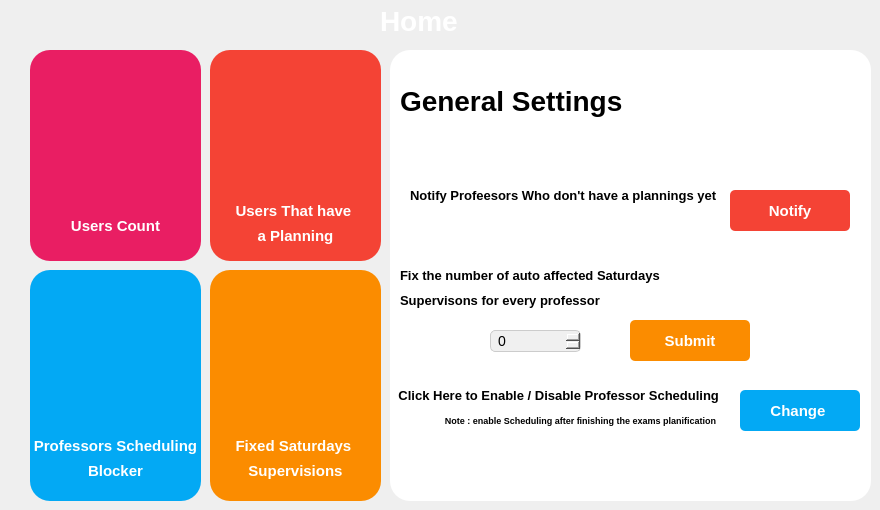
            <widget class="QWidget" name="page_1">
             <widget class="QWidget" name="widget_2" native="true">
              <property name="geometry">
               <rect>
                <x>390</x>
                <y>50</y>
                <width>481</width>
                <height>451</height>
               </rect>
              </property>
              <property name="styleSheet">
               <string notr="true">background-color:white;
border-radius:20px;</string>
              </property>
              <widget class="QPushButton" name="change_prof_status">
               <property name="geometry">
                <rect>
                 <x>350</x>
                 <y>340</y>
                 <width>120</width>
                 <height>41</height>
                </rect>
               </property>
               <property name="font">
                <font>
                 <family>Segoe UI</family>
                 <pointsize>11</pointsize>
                 <weight>75</weight>
                 <bold>true</bold>
                </font>
               </property>
               <property name="styleSheet">
                <string notr="true">
QPushButton#change_prof_status
{
background-color: #03a9f4;  
color :white;
border-radius : 5px;

}

QPushButton#change_prof_status:pressed
{
background-color :#4f93ff;  
}</string>
               </property>
               <property name="text">
                <string>Change </string>
               </property>
              </widget>
              <widget class="QLabel" name="label_29">
               <property name="geometry">
                <rect>
                 <x>0</x>
                 <y>330</y>
                 <width>341</width>
                 <height>31</height>
                </rect>
               </property>
               <property name="font">
                <font>
                 <family>Segoe UI</family>
                 <pointsize>10</pointsize>
                 <weight>75</weight>
                 <bold>true</bold>
                </font>
               </property>
               <property name="styleSheet">
                <string notr="true"/>
               </property>
               <property name="text">
                <string>Click Here to Enable / Disable Professor Scheduling </string>
               </property>
               <property name="alignment">
                <set>Qt::AlignCenter</set>
               </property>
              </widget>
              <widget class="QLabel" name="label_30">
               <property name="geometry">
                <rect>
                 <x>40</x>
                 <y>360</y>
                 <width>301</width>
                 <height>21</height>
                </rect>
               </property>
               <property name="font">
                <font>
                 <family>Segoe UI</family>
                 <pointsize>7</pointsize>
                 <weight>75</weight>
                 <bold>true</bold>
                </font>
               </property>
               <property name="styleSheet">
                <string notr="true"/>
               </property>
               <property name="text">
                <string>Note : enable Scheduling after finishing the exams planification</string>
               </property>
               <property name="alignment">
                <set>Qt::AlignCenter</set>
               </property>
              </widget>
              <widget class="QLabel" name="label_31">
               <property name="geometry">
                <rect>
                 <x>10</x>
                 <y>30</y>
                 <width>271</width>
                 <height>41</height>
                </rect>
               </property>
               <property name="font">
                <font>
                 <family>Segoe UI</family>
                 <pointsize>21</pointsize>
                 <weight>75</weight>
                 <bold>true</bold>
                </font>
               </property>
               <property name="styleSheet">
                <string notr="true"/>
               </property>
               <property name="text">
                <string>General Settings</string>
               </property>
              </widget>
              <widget class="QLabel" name="label_32">
               <property name="geometry">
                <rect>
                 <x>10</x>
                 <y>210</y>
                 <width>271</width>
                 <height>31</height>
                </rect>
               </property>
               <property name="font">
                <font>
                 <family>Segoe UI</family>
                 <pointsize>10</pointsize>
                 <weight>75</weight>
                 <bold>true</bold>
                </font>
               </property>
               <property name="styleSheet">
                <string notr="true"/>
               </property>
               <property name="text">
                <string>Fix the number of auto affected Saturdays </string>
               </property>
               <property name="alignment">
                <set>Qt::AlignLeading|Qt::AlignLeft|Qt::AlignVCenter</set>
               </property>
              </widget>
              <widget class="QLabel" name="label_33">
               <property name="geometry">
                <rect>
                 <x>10</x>
                 <y>240</y>
                 <width>211</width>
                 <height>21</height>
                </rect>
               </property>
               <property name="font">
                <font>
                 <family>Segoe UI</family>
                 <pointsize>10</pointsize>
                 <weight>75</weight>
                 <bold>true</bold>
                </font>
               </property>
               <property name="styleSheet">
                <string notr="true"/>
               </property>
               <property name="text">
                <string>Supervisons for every professor </string>
               </property>
               <property name="alignment">
                <set>Qt::AlignLeading|Qt::AlignLeft|Qt::AlignVCenter</set>
               </property>
              </widget>
              <widget class="QSpinBox" name="sat_spinbox">
               <property name="geometry">
                <rect>
                 <x>100</x>
                 <y>280</y>
                 <width>91</width>
                 <height>22</height>
                </rect>
               </property>
               <property name="font">
                <font>
                 <pointsize>-1</pointsize>
                </font>
               </property>
               <property name="styleSheet">
                <string notr="true">QSpinBox {
    background-color: #f0f0f0;
    border: 1px solid #cccccc;
    border-radius: 5px;
    padding: 2px 5px;
    font-size: 14px;
}

</string>
               </property>
              </widget>
              <widget class="QPushButton" name="submit_saturdays_btn">
               <property name="geometry">
                <rect>
                 <x>240</x>
                 <y>270</y>
                 <width>120</width>
                 <height>41</height>
                </rect>
               </property>
               <property name="font">
                <font>
                 <family>Segoe UI</family>
                 <pointsize>11</pointsize>
                 <weight>75</weight>
                 <bold>true</bold>
                </font>
               </property>
               <property name="styleSheet">
                <string notr="true">
QPushButton#submit_saturdays_btn
{
background-color: #fb8c00;  
color :white;
border-radius : 5px;

}

QPushButton#submit_saturdays_btn:pressed
{
background-color :#fb9118;  
}</string>
               </property>
               <property name="text">
                <string>Submit</string>
               </property>
              </widget>
              <widget class="QLabel" name="label_39">
               <property name="geometry">
                <rect>
                 <x>20</x>
                 <y>130</y>
                 <width>321</width>
                 <height>31</height>
                </rect>
               </property>
               <property name="font">
                <font>
                 <family>Segoe UI</family>
                 <pointsize>10</pointsize>
                 <weight>75</weight>
                 <bold>true</bold>
                </font>
               </property>
               <property name="styleSheet">
                <string notr="true"/>
               </property>
               <property name="text">
                <string>Notify Profeesors Who don't have a plannings yet</string>
               </property>
               <property name="alignment">
                <set>Qt::AlignLeading|Qt::AlignLeft|Qt::AlignVCenter</set>
               </property>
              </widget>
              <widget class="QPushButton" name="notify_all_professors">
               <property name="geometry">
                <rect>
                 <x>340</x>
                 <y>140</y>
                 <width>120</width>
                 <height>41</height>
                </rect>
               </property>
               <property name="font">
                <font>
                 <family>Segoe UI</family>
                 <pointsize>11</pointsize>
                 <weight>75</weight>
                 <bold>true</bold>
                </font>
               </property>
               <property name="styleSheet">
                <string notr="true">
QPushButton#notify_all_professors
{
background-color: #f44335;  
color :white;
border-radius : 5px;

}

QPushButton#notify_all_professors:pressed
{
background-color :#fb9118;  
}</string>
               </property>
               <property name="text">
                <string>Notify</string>
               </property>
              </widget>
             </widget>
             <widget class="QLabel" name="label_12">
              <property name="geometry">
               <rect>
                <x>380</x>
                <y>0</y>
                <width>91</width>
                <height>41</height>
               </rect>
              </property>
              <property name="font">
               <font>
                <family>Segoe UI</family>
                <pointsize>21</pointsize>
                <weight>75</weight>
                <bold>true</bold>
               </font>
              </property>
              <property name="styleSheet">
               <string notr="true">color: rgb(255, 255, 255);</string>
              </property>
              <property name="text">
               <string>Home</string>
              </property>
             </widget>
             <widget class="QWidget" name="widget_5" native="true">
              <property name="geometry">
               <rect>
                <x>30</x>
                <y>270</y>
                <width>171</width>
                <height>231</height>
               </rect>
              </property>
              <property name="styleSheet">
               <string notr="true">background-color:#03a9f4
;
border-radius:20px;</string>
              </property>
              <widget class="QLabel" name="label_25">
               <property name="geometry">
                <rect>
                 <x>0</x>
                 <y>160</y>
                 <width>171</width>
                 <height>31</height>
                </rect>
               </property>
               <property name="font">
                <font>
                 <family>Segoe UI</family>
                 <pointsize>11</pointsize>
                 <weight>75</weight>
                 <bold>true</bold>
                </font>
               </property>
               <property name="styleSheet">
                <string notr="true">color: rgb(255, 255, 255);</string>
               </property>
               <property name="text">
                <string>Professors Scheduling</string>
               </property>
               <property name="alignment">
                <set>Qt::AlignCenter</set>
               </property>
              </widget>
              <widget class="QLabel" name="label_26">
               <property name="geometry">
                <rect>
                 <x>10</x>
                 <y>190</y>
                 <width>151</width>
                 <height>21</height>
                </rect>
               </property>
               <property name="font">
                <font>
                 <family>Segoe UI</family>
                 <pointsize>11</pointsize>
                 <weight>75</weight>
                 <bold>true</bold>
                </font>
               </property>
               <property name="styleSheet">
                <string notr="true">color: rgb(255, 255, 255);</string>
               </property>
               <property name="text">
                <string>Blocker</string>
               </property>
               <property name="alignment">
                <set>Qt::AlignCenter</set>
               </property>
              </widget>
              <widget class="QLabel" name="prof_scheduling_label">
               <property name="geometry">
                <rect>
                 <x>0</x>
                 <y>20</y>
                 <width>171</width>
                 <height>141</height>
                </rect>
               </property>
               <property name="font">
                <font>
                 <family>Segoe UI</family>
                 <pointsize>51</pointsize>
                 <weight>75</weight>
                 <bold>true</bold>
                </font>
               </property>
               <property name="styleSheet">
                <string notr="true">color: rgb(255, 255, 255);</string>
               </property>
               <property name="text">
                <string/>
               </property>
               <property name="alignment">
                <set>Qt::AlignCenter</set>
               </property>
              </widget>
             </widget>
             <widget class="QWidget" name="widget_7" native="true">
              <property name="geometry">
               <rect>
                <x>30</x>
                <y>50</y>
                <width>171</width>
                <height>211</height>
               </rect>
              </property>
              <property name="styleSheet">
               <string notr="true">background-color:#e91e63;
border-radius:20px;</string>
              </property>
              <widget class="QLabel" name="label_22">
               <property name="geometry">
                <rect>
                 <x>10</x>
                 <y>160</y>
                 <width>151</width>
                 <height>31</height>
                </rect>
               </property>
               <property name="font">
                <font>
                 <family>Segoe UI</family>
                 <pointsize>11</pointsize>
                 <weight>75</weight>
                 <bold>true</bold>
                </font>
               </property>
               <property name="styleSheet">
                <string notr="true">color: rgb(255, 255, 255);</string>
               </property>
               <property name="text">
                <string>Users Count</string>
               </property>
               <property name="alignment">
                <set>Qt::AlignCenter</set>
               </property>
              </widget>
              <widget class="QLabel" name="users_count_label">
               <property name="geometry">
                <rect>
                 <x>0</x>
                 <y>10</y>
                 <width>171</width>
                 <height>141</height>
                </rect>
               </property>
               <property name="font">
                <font>
                 <family>Segoe UI</family>
                 <pointsize>51</pointsize>
                 <weight>75</weight>
                 <bold>true</bold>
                </font>
               </property>
               <property name="styleSheet">
                <string notr="true">color: rgb(255, 255, 255);</string>
               </property>
               <property name="text">
                <string/>
               </property>
               <property name="alignment">
                <set>Qt::AlignCenter</set>
               </property>
              </widget>
             </widget>
             <widget class="QWidget" name="widget_8" native="true">
              <property name="geometry">
               <rect>
                <x>210</x>
                <y>50</y>
                <width>171</width>
                <height>211</height>
               </rect>
              </property>
              <property name="styleSheet">
               <string notr="true">background-color:#f44335
;
border-radius:20px;</string>
              </property>
              <widget class="QLabel" name="label_23">
               <property name="geometry">
                <rect>
                 <x>10</x>
                 <y>145</y>
                 <width>151</width>
                 <height>31</height>
                </rect>
               </property>
               <property name="font">
                <font>
                 <family>Segoe UI</family>
                 <pointsize>11</pointsize>
                 <weight>75</weight>
                 <bold>true</bold>
                </font>
               </property>
               <property name="styleSheet">
                <string notr="true">color: rgb(255, 255, 255);</string>
               </property>
               <property name="text">
                <string>Users That have </string>
               </property>
               <property name="alignment">
                <set>Qt::AlignCenter</set>
               </property>
              </widget>
              <widget class="QLabel" name="label_24">
               <property name="geometry">
                <rect>
                 <x>10</x>
                 <y>175</y>
                 <width>151</width>
                 <height>21</height>
                </rect>
               </property>
               <property name="font">
                <font>
                 <family>Segoe UI</family>
                 <pointsize>11</pointsize>
                 <weight>75</weight>
                 <bold>true</bold>
                </font>
               </property>
               <property name="styleSheet">
                <string notr="true">color: rgb(255, 255, 255);</string>
               </property>
               <property name="text">
                <string>a Planning</string>
               </property>
               <property name="alignment">
                <set>Qt::AlignCenter</set>
               </property>
              </widget>
              <widget class="QLabel" name="has_planning_label">
               <property name="geometry">
                <rect>
                 <x>0</x>
                 <y>10</y>
                 <width>171</width>
                 <height>141</height>
                </rect>
               </property>
               <property name="font">
                <font>
                 <family>Segoe UI</family>
                 <pointsize>51</pointsize>
                 <weight>75</weight>
                 <bold>true</bold>
                </font>
               </property>
               <property name="styleSheet">
                <string notr="true">color: rgb(255, 255, 255);</string>
               </property>
               <property name="text">
                <string/>
               </property>
               <property name="alignment">
                <set>Qt::AlignCenter</set>
               </property>
              </widget>
             </widget>
             <widget class="QWidget" name="widget_9" native="true">
              <property name="geometry">
               <rect>
                <x>210</x>
                <y>270</y>
                <width>171</width>
                <height>231</height>
               </rect>
              </property>
              <property name="styleSheet">
               <string notr="true">background-color:#fb8c00
;
border-radius:20px;</string>
              </property>
              <widget class="QLabel" name="label_27">
               <property name="geometry">
                <rect>
                 <x>0</x>
                 <y>160</y>
                 <width>171</width>
                 <height>31</height>
                </rect>
               </property>
               <property name="font">
                <font>
                 <family>Segoe UI</family>
                 <pointsize>11</pointsize>
                 <weight>75</weight>
                 <bold>true</bold>
                </font>
               </property>
               <property name="styleSheet">
                <string notr="true">color: rgb(255, 255, 255);</string>
               </property>
               <property name="text">
                <string>Fixed Saturdays </string>
               </property>
               <property name="alignment">
                <set>Qt::AlignCenter</set>
               </property>
              </widget>
              <widget class="QLabel" name="label_28">
               <property name="geometry">
                <rect>
                 <x>10</x>
                 <y>190</y>
                 <width>151</width>
                 <height>21</height>
                </rect>
               </property>
               <property name="font">
                <font>
                 <family>Segoe UI</family>
                 <pointsize>11</pointsize>
                 <weight>75</weight>
                 <bold>true</bold>
                </font>
               </property>
               <property name="styleSheet">
                <string notr="true">color: rgb(255, 255, 255);</string>
               </property>
               <property name="text">
                <string>Supervisions</string>
               </property>
               <property name="alignment">
                <set>Qt::AlignCenter</set>
               </property>
              </widget>
              <widget class="QLabel" name="fixed_saturdays_label">
               <property name="geometry">
                <rect>
                 <x>0</x>
                 <y>20</y>
                 <width>171</width>
                 <height>141</height>
                </rect>
               </property>
               <property name="font">
                <font>
                 <family>Segoe UI</family>
                 <pointsize>51</pointsize>
                 <weight>75</weight>
                 <bold>true</bold>
                </font>
               </property>
               <property name="styleSheet">
                <string notr="true">color: rgb(255, 255, 255);</string>
               </property>
               <property name="text">
                <string/>
               </property>
               <property name="alignment">
                <set>Qt::AlignCenter</set>
               </property>
              </widget>
             </widget>
            </widget>
